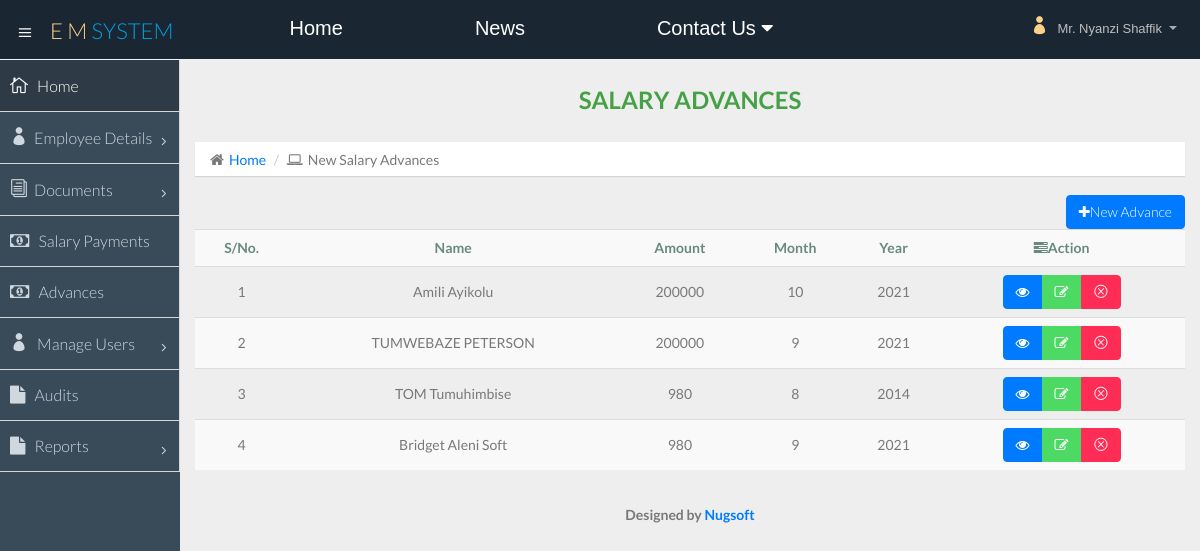
The page /advances.php (signed in) on the database its author committed.
### tables this page shows
CREATE TABLE `advances` (
  `advance_id` int(11) NOT NULL,
  `emp_id` int(11) NOT NULL,
  `amount` varchar(50) DEFAULT '0',
  `date` date NOT NULL,
  `reason` varchar(200) NOT NULL,
  `addedby` varchar(100) NOT NULL,
  `addedon` timestamp NOT NULL DEFAULT current_timestamp(),
  `month` int(2) NOT NULL,
  `year` year(4) NOT NULL
);

CREATE TABLE `add_employee` (
  `id` int(11) NOT NULL,
  `name` varchar(100) NOT NULL,
  `email` varchar(100) NOT NULL,
  `phone1` varchar(100) NOT NULL,
  `phone2` varchar(100) NOT NULL,
  `address` varchar(100) NOT NULL,
  `birth` date NOT NULL,
  `nin` varchar(100) NOT NULL,
  `position` varchar(100) NOT NULL,
  `salary` varchar(100) DEFAULT '0',
  `appoint` varchar(100) NOT NULL,
  `contract` varchar(100) NOT NULL,
  `photo` varchar(100) NOT NULL,
  `nok` varchar(100) NOT NULL,
  `nokc` varchar(100) NOT NULL
);

### includes/sessions.php (called while the page is built, shortened)
<?php
$rolex=$_SESSION['role'];
?>

### advances.php (the view, shortened to what this page needs)
<?php include "includes/head.php" ?>
<?php include "includes/sessions.php" ?>
<body>
  <section id="container" class="">
 <?php include "includes/db.php" ?>
    <?php include "includes/nav.php" ?>
    <?php include "includes/sidebar.php" ?>
    <section id="main-content">
      <section class="wrapper">
        <div class="row">
          <div class="col-lg-12">
            <h3 style="color:green" class="page-header text-center"><b>salary advances</b></h3>
            <ol class="breadcrumb">
              <li><i class="fa fa-home"></i><a href="home.php">Home</a></li>
              <li><i class="fa fa-laptop"></i>New Salary Advances</li>
            </ol>
            <?php
            if($sel['add_advance']||$rolex=="0"){
          ?>
            <button type="button" class="btn btn-primary pull-right" data-toggle="modal"
            data-target="#advances" data-whatever="@mdo"><i class="fa fa-plus" aria-hidden="true"></i>New Advance</button>
          <?php } ?>
          </div>
        </div>
<?php
  if($sel['view_advances']||$rolex=="0"||$sel['edit_advances']||$sel['delete_advances']){
?>
<table class="table table-striped table-advance table-hover">
  <tr>
    <th class="text-center">S/No.</th>
    <th class="text-center">Name</th>
    <th class="text-center">Amount</th>
    <th class="text-center">Month</th>
    <th class="text-center">Year</th>
    <th class="text-center"><i class="fa fa-tasks"></i>Action</th>
  </tr>
 <?php
$query = "SELECT * FROM advances";
$number=0;
if ($result = mysqli_query($con, $query)) {
    while ($row = mysqli_fetch_array($result)){
      $number++;
      $id=$row['advance_id'];
      $emp_id=$row['emp_id'];
      $amo=$row['amount'];
      $month=$row['month'];
      $year=$row['year'];
      $name = mysqli_fetch_array(mysqli_query($con, "SELECT * FROM add_employee where id='$emp_id'"))['name'];
?>
        <tr class="text-center">
                  <td><?php echo $number; ?></td>
                  <td><?php echo $name; ?></td>
                  <td><?php echo $amo; ?></td>
                  <td><?php echo $month; ?></td>
                  <td><?php echo $year; ?></td>
                  <td>
                  <div class="btn-group">
                  <?php
                    if($sel['view_advances']||$rolex=="0"){
                  ?>
                    <a class="btn btn-primary" href="#" data-toggle="modal" data-target="#viewadvance<?php echo $id; ?>" data-whatever="@mdo"><i class="fa fa-eye"></i></a><?php } ?>
                    <?php
            if($sel['edit_advance']||$rolex=="0"){
          ?>
                    <a class="btn btn-success" href="#" data-toggle="modal" data-target="#upadvance<?php echo $id; ?>" data-whatever="@mdo"><i class="fa fa-edit"></i></a><?php } ?>
                    <?php
            if($sel['delete_advance']||$rolex=="0"){
          ?>
                    <a onclick = "confirmationDelete(this); return false;" class="btn btn-danger" href="delete/delete_adv.php?advance_id=<?php echo $id;?>"><i class="icon_close_alt2"></i></a><?php } ?>
                  </div>
                  </td>
        </tr>
<?php
    }
}
?>
</table><?php } ?>
<div class="modal fade" id="advances" tabindex="-1" role="dialog" aria-labelledby="exampleModalLabel">
  <div class="modal-dialog" role="document">
    <div class="modal-content">
      <div class="modal-header">
        <h4 class="modal-title text-center text-primary" id="exampleModalLabel"><b>Salary Advance details<b></h4>
      </div>
    </div>
  </div>
</div>
      </section>
      <?php include "includes/footer.php" ?>
    </section>
  </section>
</body>
</html>

### rows shown on the page
advances: emp.name "Amili Ayikolu", amount "200000", month "10", year "2021"
advances: emp.name "TUMWEBAZE PETERSON", amount "200000", month "9", year "2021"
advances: emp.name "TOM Tumuhimbise", amount "980", month "8", year "2014"
advances: emp.name "Bridget Aleni Soft", amount "980", month "9", year "2021"

### other values the page prints
$fname "Mr. Nyanzi Shaffik"
